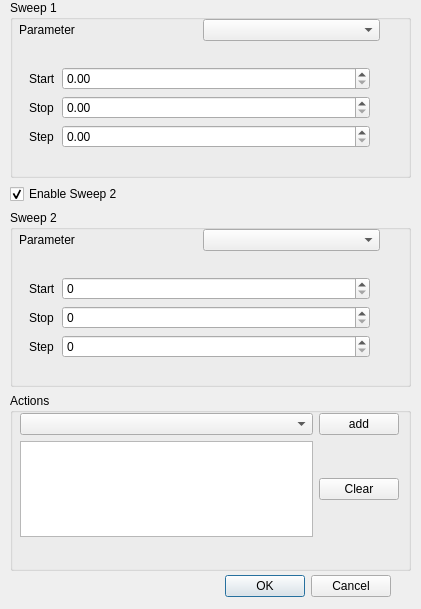
<?xml version="1.0" encoding="UTF-8"?>
<ui version="4.0">
 <class>SweepDialog</class>
 <widget class="QDialog" name="SweepDialog">
  <property name="geometry">
   <rect>
    <x>0</x>
    <y>0</y>
    <width>421</width>
    <height>609</height>
   </rect>
  </property>
  <property name="windowTitle">
   <string>Dialog</string>
  </property>
  <widget class="QWidget" name="verticalLayoutWidget">
   <property name="geometry">
    <rect>
     <x>10</x>
     <y>0</y>
     <width>401</width>
     <height>571</height>
    </rect>
   </property>
   <layout class="QVBoxLayout" name="verticalLayout">
    <item>
     <widget class="QGroupBox" name="sweep1_groupBox">
      <property name="title">
       <string>Sweep 1</string>
      </property>
      <widget class="QWidget" name="gridLayoutWidget">
       <property name="geometry">
        <rect>
         <x>9</x>
         <y>19</y>
         <width>361</width>
         <height>151</height>
        </rect>
       </property>
       <layout class="QGridLayout" name="gridLayout">
        <item row="0" column="1">
         <widget class="QComboBox" name="param_sweep1"/>
        </item>
        <item row="0" column="0">
         <widget class="QLabel" name="label_4">
          <property name="text">
           <string>Parameter</string>
          </property>
         </widget>
        </item>
        <item row="2" column="0" colspan="2">
         <widget class="QStackedWidget" name="sweep1_stackedWidget">
          <property name="currentIndex">
           <number>1</number>
          </property>
          <widget class="QWidget" name="page_3">
           <widget class="QWidget" name="formLayoutWidget">
            <property name="geometry">
             <rect>
              <x>10</x>
              <y>20</y>
              <width>341</width>
              <height>91</height>
             </rect>
            </property>
            <layout class="QFormLayout" name="formLayout">
             <item row="0" column="0">
              <widget class="QLabel" name="label_9">
               <property name="text">
                <string>Start</string>
               </property>
              </widget>
             </item>
             <item row="1" column="0">
              <widget class="QLabel" name="label_10">
               <property name="text">
                <string>Stop</string>
               </property>
              </widget>
             </item>
             <item row="0" column="1">
              <widget class="QSpinBox" name="param_sweep1_start_int"/>
             </item>
             <item row="1" column="1">
              <widget class="QSpinBox" name="param_sweep1_stop_int"/>
             </item>
             <item row="2" column="0">
              <widget class="QLabel" name="label_3">
               <property name="text">
                <string>Step</string>
               </property>
              </widget>
             </item>
             <item row="2" column="1">
              <widget class="QSpinBox" name="param_sweep1_step_int"/>
             </item>
            </layout>
           </widget>
          </widget>
          <widget class="QWidget" name="page_4">
           <widget class="QWidget" name="formLayoutWidget_2">
            <property name="geometry">
             <rect>
              <x>10</x>
              <y>20</y>
              <width>341</width>
              <height>91</height>
             </rect>
            </property>
            <layout class="QFormLayout" name="formLayout_2">
             <item row="0" column="0">
              <widget class="QLabel" name="label_11">
               <property name="text">
                <string>Start</string>
               </property>
              </widget>
             </item>
             <item row="1" column="0">
              <widget class="QLabel" name="label_12">
               <property name="text">
                <string>Stop</string>
               </property>
              </widget>
             </item>
             <item row="2" column="0">
              <widget class="QLabel" name="label_13">
               <property name="text">
                <string>Step</string>
               </property>
              </widget>
             </item>
             <item row="0" column="1">
              <widget class="QDoubleSpinBox" name="param_sweep1_start_float"/>
             </item>
             <item row="1" column="1">
              <widget class="QDoubleSpinBox" name="param_sweep1_stop_float"/>
             </item>
             <item row="2" column="1">
              <widget class="QDoubleSpinBox" name="param_sweep1_step_float"/>
             </item>
            </layout>
           </widget>
          </widget>
         </widget>
        </item>
       </layout>
      </widget>
     </widget>
    </item>
    <item>
     <widget class="QCheckBox" name="param_sweep2_enabled">
      <property name="text">
       <string>Enable Sweep 2</string>
      </property>
      <property name="checked">
       <bool>true</bool>
      </property>
     </widget>
    </item>
    <item>
     <widget class="QGroupBox" name="sweep2_groupBox">
      <property name="title">
       <string>Sweep 2</string>
      </property>
      <widget class="QWidget" name="gridLayoutWidget_4">
       <property name="geometry">
        <rect>
         <x>9</x>
         <y>19</y>
         <width>361</width>
         <height>151</height>
        </rect>
       </property>
       <layout class="QGridLayout" name="gridLayout_4">
        <item row="0" column="1">
         <widget class="QComboBox" name="param_sweep2"/>
        </item>
        <item row="0" column="0">
         <widget class="QLabel" name="label_14">
          <property name="text">
           <string>Parameter</string>
          </property>
         </widget>
        </item>
        <item row="2" column="0" colspan="2">
         <widget class="QStackedWidget" name="sweep2_stackedWidget">
          <property name="currentIndex">
           <number>0</number>
          </property>
          <widget class="QWidget" name="page_5">
           <widget class="QWidget" name="formLayoutWidget_3">
            <property name="geometry">
             <rect>
              <x>10</x>
              <y>20</y>
              <width>341</width>
              <height>91</height>
             </rect>
            </property>
            <layout class="QFormLayout" name="formLayout_3">
             <item row="0" column="0">
              <widget class="QLabel" name="label_15">
               <property name="text">
                <string>Start</string>
               </property>
              </widget>
             </item>
             <item row="1" column="0">
              <widget class="QLabel" name="label_16">
               <property name="text">
                <string>Stop</string>
               </property>
              </widget>
             </item>
             <item row="0" column="1">
              <widget class="QSpinBox" name="param_sweep2_start_int"/>
             </item>
             <item row="1" column="1">
              <widget class="QSpinBox" name="param_sweep2_stop_int"/>
             </item>
             <item row="2" column="0">
              <widget class="QLabel" name="label_17">
               <property name="text">
                <string>Step</string>
               </property>
              </widget>
             </item>
             <item row="2" column="1">
              <widget class="QSpinBox" name="param_sweep2_step_int"/>
             </item>
            </layout>
           </widget>
          </widget>
          <widget class="QWidget" name="page_6">
           <widget class="QWidget" name="formLayoutWidget_4">
            <property name="geometry">
             <rect>
              <x>10</x>
              <y>20</y>
              <width>341</width>
              <height>91</height>
             </rect>
            </property>
            <layout class="QFormLayout" name="formLayout_4">
             <item row="0" column="0">
              <widget class="QLabel" name="label_18">
               <property name="text">
                <string>Start</string>
               </property>
              </widget>
             </item>
             <item row="1" column="0">
              <widget class="QLabel" name="label_19">
               <property name="text">
                <string>Stop</string>
               </property>
              </widget>
             </item>
             <item row="2" column="0">
              <widget class="QLabel" name="label_20">
               <property name="text">
                <string>Step</string>
               </property>
              </widget>
             </item>
             <item row="0" column="1">
              <widget class="QDoubleSpinBox" name="param_sweep2_start_float"/>
             </item>
             <item row="1" column="1">
              <widget class="QDoubleSpinBox" name="param_sweep2_stop_float"/>
             </item>
             <item row="2" column="1">
              <widget class="QDoubleSpinBox" name="param_sweep1_step_float_2"/>
             </item>
            </layout>
           </widget>
          </widget>
         </widget>
        </item>
       </layout>
      </widget>
     </widget>
    </item>
    <item>
     <widget class="QGroupBox" name="groupBox">
      <property name="title">
       <string>Actions</string>
      </property>
      <widget class="QWidget" name="gridLayoutWidget_2">
       <property name="geometry">
        <rect>
         <x>10</x>
         <y>20</y>
         <width>379</width>
         <height>124</height>
        </rect>
       </property>
       <layout class="QGridLayout" name="gridLayout_2">
        <item row="0" column="1">
         <widget class="QPushButton" name="addActionButton">
          <property name="sizePolicy">
           <sizepolicy hsizetype="Maximum" vsizetype="Fixed">
            <horstretch>0</horstretch>
            <verstretch>0</verstretch>
           </sizepolicy>
          </property>
          <property name="text">
           <string>add</string>
          </property>
         </widget>
        </item>
        <item row="0" column="0">
         <widget class="QComboBox" name="actions_comboBox"/>
        </item>
        <item row="1" column="1">
         <widget class="QPushButton" name="clearActionsButton">
          <property name="text">
           <string>Clear</string>
          </property>
         </widget>
        </item>
        <item row="1" column="0">
         <widget class="QTextEdit" name="param_actions"/>
        </item>
       </layout>
      </widget>
     </widget>
    </item>
   </layout>
  </widget>
  <widget class="QDialogButtonBox" name="buttonBox">
   <property name="geometry">
    <rect>
     <x>50</x>
     <y>570</y>
     <width>341</width>
     <height>32</height>
    </rect>
   </property>
   <property name="orientation">
    <enum>Qt::Horizontal</enum>
   </property>
   <property name="standardButtons">
    <set>QDialogButtonBox::Cancel|QDialogButtonBox::Ok</set>
   </property>
  </widget>
 </widget>
 <resources/>
 <connections>
  <connection>
   <sender>buttonBox</sender>
   <signal>accepted()</signal>
   <receiver>SweepDialog</receiver>
   <slot>accept()</slot>
   <hints>
    <hint type="sourcelabel">
     <x>248</x>
     <y>254</y>
    </hint>
    <hint type="destinationlabel">
     <x>157</x>
     <y>274</y>
    </hint>
   </hints>
  </connection>
  <connection>
   <sender>buttonBox</sender>
   <signal>rejected()</signal>
   <receiver>SweepDialog</receiver>
   <slot>reject()</slot>
   <hints>
    <hint type="sourcelabel">
     <x>316</x>
     <y>260</y>
    </hint>
    <hint type="destinationlabel">
     <x>286</x>
     <y>274</y>
    </hint>
   </hints>
  </connection>
  <connection>
   <sender>param_sweep2_enabled</sender>
   <signal>toggled(bool)</signal>
   <receiver>sweep2_groupBox</receiver>
   <slot>setVisible(bool)</slot>
   <hints>
    <hint type="sourcelabel">
     <x>210</x>
     <y>193</y>
    </hint>
    <hint type="destinationlabel">
     <x>210</x>
     <y>296</y>
    </hint>
   </hints>
  </connection>
 </connections>
</ui>
